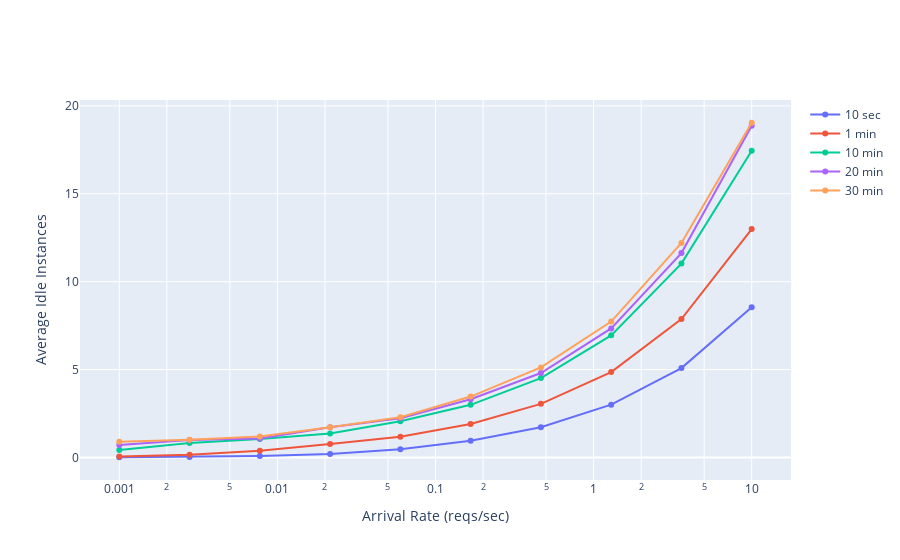

This figure's notebook cell:
### Code cell
plot_fig_for_col('inst_idle_count_avg', 'Average Idle Instances')

### Figure 1 — Plotly figure (JSON) as saved in the notebook; plotly's stock layout.template omitted (floating-point values rounded to 4 significant figures)
{"data": [{"mode": "markers+lines", "name": "10 sec", "type": "scatter", "x": [0.001, 0.002783, 0.007743, 0.02154, 0.05995, 0.1668, 0.4642, 1.292, 3.594, 10], "y": [0.009967, 0.02602, 0.07461, 0.192, 0.4641, 0.9454, 1.715, 3.002, 5.083, 8.545]}, {"mode": "markers+lines", "name": "1 min", "type": "scatter", "x": [0.001, 0.002783, 0.007743, 0.02154, 0.05995, 0.1668, 0.4642, 1.292, 3.594, 10], "y": [0.05281, 0.1547, 0.3797, 0.7571, 1.182, 1.903, 3.048, 4.857, 7.876, 12.99]}, {"mode": "markers+lines", "name": "10 min", "type": "scatter", "x": [0.001, 0.002783, 0.007743, 0.02154, 0.05995, 0.1668, 0.4642, 1.292, 3.594, 10], "y": [0.4286, 0.8164, 1.049, 1.367, 2.061, 2.992, 4.515, 6.946, 11.03, 17.44]}, {"mode": "markers+lines", "name": "20 min", "type": "scatter", "x": [0.001, 0.002783, 0.007743, 0.02154, 0.05995, 0.1668, 0.4642, 1.292, 3.594, 10], "y": [0.7068, 0.9912, 1.076, 1.716, 2.232, 3.31, 4.802, 7.342, 11.63, 18.87]}, {"mode": "markers+lines", "name": "30 min", "type": "scatter", "x": [0.001, 0.002783, 0.007743, 0.02154, 0.05995, 0.1668, 0.4642, 1.292, 3.594, 10], "y": [0.8898, 1.001, 1.196, 1.713, 2.289, 3.462, 5.12, 7.73, 12.2, 19.04]}], "layout": {"xaxis": {"title": {"text": "Arrival Rate (reqs/sec)"}, "type": "log"}, "yaxis": {"title": {"text": "Average Idle Instances"}}}}
